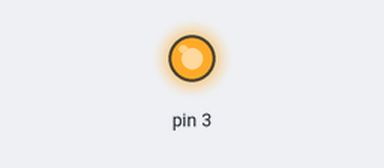
Simulated run of this sketch. Board: Arduino Uno, built with avr-gcc and run on an emulated ATmega328P. Parts: output pins drawn as LEDs (lit = HIGH).

Above: at 0.1 s.
At 3.1 s:
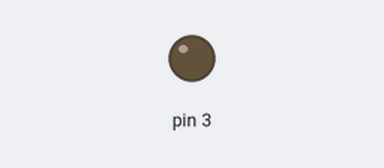
Timing chart, 0 to 4.6 s (numbered marks = the images above):
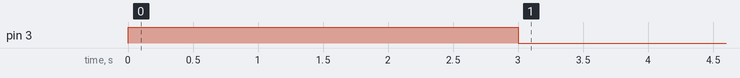

The sketch:

Red_Light_Launch.ino
```cpp
#include <IRremote.h>                  // 引用 IRRemote 函式库


IRsend irsend;                          // 定义 IRsend 物件来发射红外线讯号
int RECV_PIN = 11;//定义红外接收器的引脚为11
IRrecv irrecv(RECV_PIN);
decode_results results;
void setup()
{
  Serial.begin(9600);
  irrecv.enableIRIn(); // 初始化红外接收器
  pinMode(3, OUTPUT);
  digitalWrite(3, HIGH);   // 点亮LED测试（需通过手机摄像模式观察）
  delay(3000);             // 等待3秒
  digitalWrite(3, LOW);    // 结束测试
}

void loop()
{
  irsend.sendNEC(0xFF18E7, 32);   // 记得换成你遥控器的红外线编码
  if (irrecv.decode(&results)) {
    Serial.println(results.value, HEX);//以16进制换行输出接收代码
    Serial.println();//为了便于观看输出结果增加一个空行
    irrecv.resume(); // 接收下一个值
  }
  //delay(3000);             // 等待3秒
}
```
